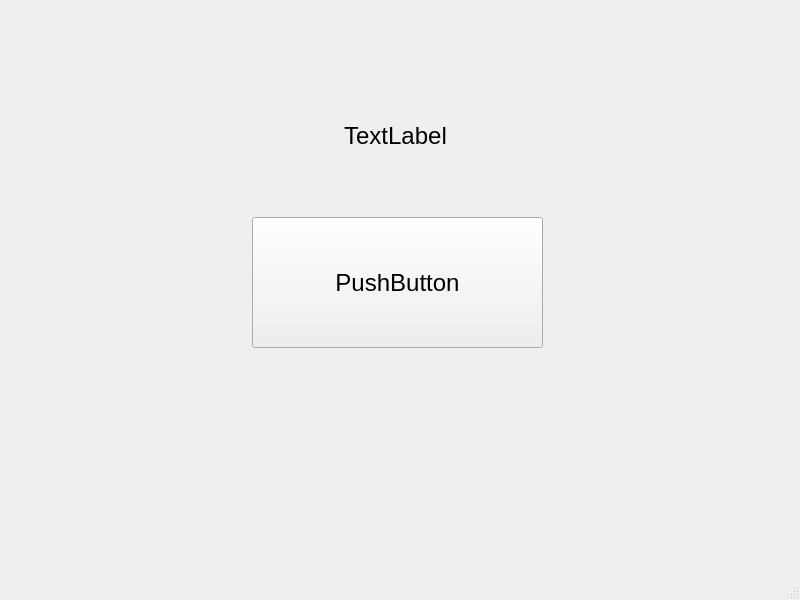
<?xml version="1.0" encoding="UTF-8"?>
<ui version="4.0">
 <class>MainWindow</class>
 <widget class="QMainWindow" name="MainWindow">
  <property name="geometry">
   <rect>
    <x>0</x>
    <y>0</y>
    <width>800</width>
    <height>600</height>
   </rect>
  </property>
  <property name="windowTitle">
   <string>MainWindow</string>
  </property>
  <widget class="QWidget" name="centralwidget">
   <widget class="QPushButton" name="pushButton">
    <property name="geometry">
     <rect>
      <x>252</x>
      <y>217</y>
      <width>291</width>
      <height>131</height>
     </rect>
    </property>
    <property name="font">
     <font>
      <pointsize>18</pointsize>
     </font>
    </property>
    <property name="text">
     <string>PushButton</string>
    </property>
   </widget>
   <widget class="QLabel" name="label">
    <property name="geometry">
     <rect>
      <x>260</x>
      <y>110</y>
      <width>271</width>
      <height>51</height>
     </rect>
    </property>
    <property name="font">
     <font>
      <pointsize>18</pointsize>
     </font>
    </property>
    <property name="text">
     <string>TextLabel</string>
    </property>
    <property name="alignment">
     <set>Qt::AlignCenter</set>
    </property>
   </widget>
  </widget>
  <widget class="QMenuBar" name="menubar">
   <property name="geometry">
    <rect>
     <x>0</x>
     <y>0</y>
     <width>800</width>
     <height>26</height>
    </rect>
   </property>
  </widget>
  <widget class="QStatusBar" name="statusbar"/>
 </widget>
 <resources/>
 <connections/>
</ui>
